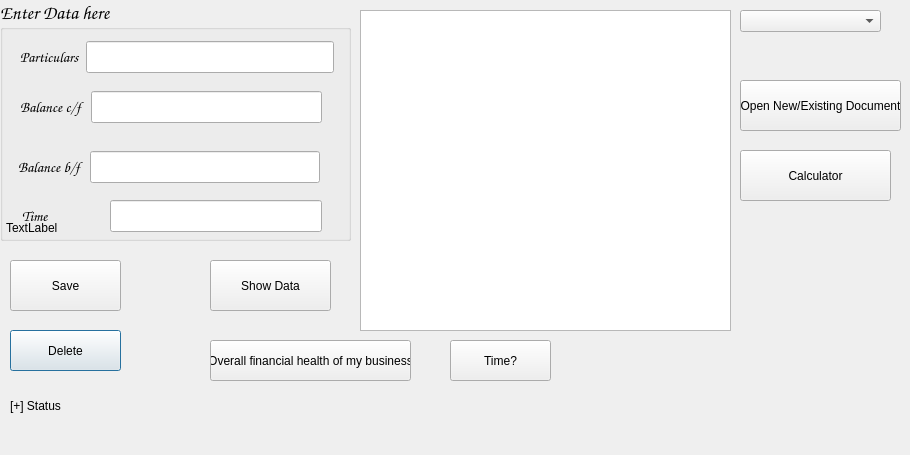
<?xml version="1.0" encoding="UTF-8"?>
<ui version="4.0">
 <class>balancesheet</class>
 <widget class="QDialog" name="balancesheet">
  <property name="geometry">
   <rect>
    <x>0</x>
    <y>0</y>
    <width>910</width>
    <height>455</height>
   </rect>
  </property>
  <property name="windowTitle">
   <string>SmartAccountant © 2019 Balancesheet</string>
  </property>
  <widget class="QTableView" name="tableView">
   <property name="geometry">
    <rect>
     <x>360</x>
     <y>10</y>
     <width>371</width>
     <height>321</height>
    </rect>
   </property>
  </widget>
  <widget class="QPushButton" name="pushButton_2">
   <property name="geometry">
    <rect>
     <x>10</x>
     <y>330</y>
     <width>111</width>
     <height>41</height>
    </rect>
   </property>
   <property name="text">
    <string>Delete</string>
   </property>
  </widget>
  <widget class="QPushButton" name="pushButton">
   <property name="geometry">
    <rect>
     <x>10</x>
     <y>260</y>
     <width>111</width>
     <height>51</height>
    </rect>
   </property>
   <property name="text">
    <string>Save</string>
   </property>
  </widget>
  <widget class="QLabel" name="label_tutor_status">
   <property name="geometry">
    <rect>
     <x>10</x>
     <y>390</y>
     <width>191</width>
     <height>31</height>
    </rect>
   </property>
   <property name="text">
    <string>[+] Status</string>
   </property>
  </widget>
  <widget class="QGroupBox" name="groupBox">
   <property name="geometry">
    <rect>
     <x>0</x>
     <y>0</y>
     <width>351</width>
     <height>241</height>
    </rect>
   </property>
   <property name="font">
    <font>
     <family>Comic Sans MS</family>
     <pointsize>14</pointsize>
    </font>
   </property>
   <property name="title">
    <string>Enter Data here</string>
   </property>
   <widget class="QWidget" name="layoutWidget">
    <property name="geometry">
     <rect>
      <x>20</x>
      <y>40</y>
      <width>314</width>
      <height>34</height>
     </rect>
    </property>
    <layout class="QHBoxLayout" name="horizontalLayout">
     <item>
      <widget class="QLabel" name="label">
       <property name="font">
        <font>
         <pointsize>11</pointsize>
        </font>
       </property>
       <property name="text">
        <string>Particulars</string>
       </property>
      </widget>
     </item>
     <item>
      <widget class="QLineEdit" name="lineEdit_particular"/>
     </item>
    </layout>
   </widget>
   <widget class="QWidget" name="layoutWidget_2">
    <property name="geometry">
     <rect>
      <x>20</x>
      <y>90</y>
      <width>302</width>
      <height>34</height>
     </rect>
    </property>
    <layout class="QHBoxLayout" name="horizontalLayout_2">
     <item>
      <widget class="QLabel" name="label_2">
       <property name="font">
        <font>
         <pointsize>11</pointsize>
        </font>
       </property>
       <property name="text">
        <string>Balance c/f</string>
       </property>
      </widget>
     </item>
     <item>
      <widget class="QLineEdit" name="lineEdit_balancecf"/>
     </item>
    </layout>
   </widget>
   <widget class="QWidget" name="layoutWidget_3">
    <property name="geometry">
     <rect>
      <x>18</x>
      <y>150</y>
      <width>302</width>
      <height>34</height>
     </rect>
    </property>
    <layout class="QHBoxLayout" name="horizontalLayout_3">
     <item>
      <widget class="QLabel" name="label_3">
       <property name="font">
        <font>
         <pointsize>11</pointsize>
        </font>
       </property>
       <property name="text">
        <string>Balance b/f</string>
       </property>
      </widget>
     </item>
     <item>
      <widget class="QLineEdit" name="lineEdit_balancebf"/>
     </item>
    </layout>
   </widget>
   <widget class="QLabel" name="label_5">
    <property name="geometry">
     <rect>
      <x>22</x>
      <y>200</y>
      <width>82</width>
      <height>32</height>
     </rect>
    </property>
    <property name="font">
     <font>
      <pointsize>11</pointsize>
     </font>
    </property>
    <property name="text">
     <string>Time</string>
    </property>
   </widget>
   <widget class="QLineEdit" name="lineEdit_balancebf_2">
    <property name="geometry">
     <rect>
      <x>110</x>
      <y>200</y>
      <width>212</width>
      <height>32</height>
     </rect>
    </property>
   </widget>
  </widget>
  <widget class="QPushButton" name="pushButton_3_loadtable">
   <property name="geometry">
    <rect>
     <x>210</x>
     <y>260</y>
     <width>121</width>
     <height>51</height>
    </rect>
   </property>
   <property name="text">
    <string>Show Data</string>
   </property>
  </widget>
  <widget class="QPushButton" name="pushButton_4">
   <property name="geometry">
    <rect>
     <x>210</x>
     <y>340</y>
     <width>201</width>
     <height>41</height>
    </rect>
   </property>
   <property name="text">
    <string>Overall financial health of my business</string>
   </property>
  </widget>
  <widget class="QLabel" name="label_4">
   <property name="geometry">
    <rect>
     <x>6</x>
     <y>2</y>
     <width>901</width>
     <height>451</height>
    </rect>
   </property>
   <property name="text">
    <string>TextLabel</string>
   </property>
  </widget>
  <widget class="QPushButton" name="pushButton_3">
   <property name="geometry">
    <rect>
     <x>740</x>
     <y>80</y>
     <width>161</width>
     <height>51</height>
    </rect>
   </property>
   <property name="text">
    <string>Open New/Existing Document</string>
   </property>
  </widget>
  <widget class="QPushButton" name="pushButton_5">
   <property name="geometry">
    <rect>
     <x>740</x>
     <y>150</y>
     <width>151</width>
     <height>51</height>
    </rect>
   </property>
   <property name="text">
    <string>Calculator</string>
   </property>
  </widget>
  <widget class="QComboBox" name="comboBox">
   <property name="geometry">
    <rect>
     <x>740</x>
     <y>10</y>
     <width>141</width>
     <height>22</height>
    </rect>
   </property>
  </widget>
  <widget class="QPushButton" name="pushButton_6">
   <property name="geometry">
    <rect>
     <x>450</x>
     <y>340</y>
     <width>101</width>
     <height>41</height>
    </rect>
   </property>
   <property name="text">
    <string>Time?</string>
   </property>
  </widget>
  <zorder>label_4</zorder>
  <zorder>tableView</zorder>
  <zorder>pushButton_2</zorder>
  <zorder>pushButton</zorder>
  <zorder>label_tutor_status</zorder>
  <zorder>groupBox</zorder>
  <zorder>pushButton_3_loadtable</zorder>
  <zorder>pushButton_4</zorder>
  <zorder>pushButton_3</zorder>
  <zorder>pushButton_5</zorder>
  <zorder>comboBox</zorder>
  <zorder>pushButton_6</zorder>
 </widget>
 <resources/>
 <connections/>
</ui>
